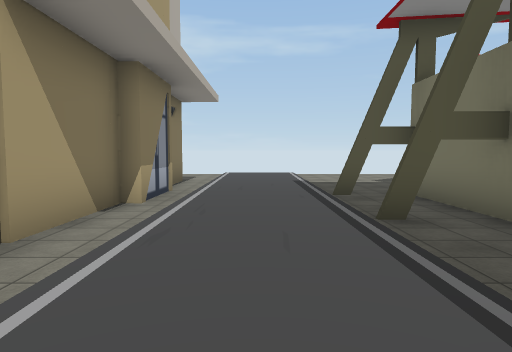
view 1 (above)

24 first-person views from a walk through a 3-D level made in the Unity game engine. The camera is 1.5 m above the floor, tilts 4° down and sees 75° across. The floor is counted in squares, 2 m on a side. Each view is taken from the middle of a square. On the plan, view 1 faces up. The plan holds only what a view shows up to about 11 squares ahead; the rest is blank. The place goes on beyond the plan. The player is left out. Some animated figures are left out. Some surface patterns are stand-ins.

view 2
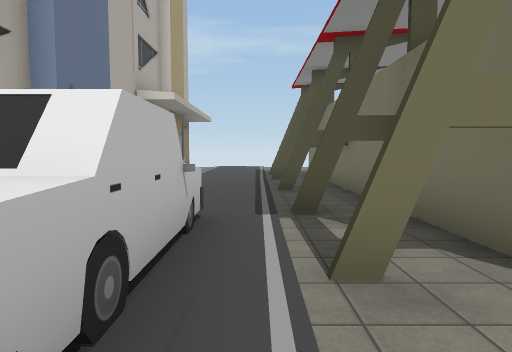

view 3
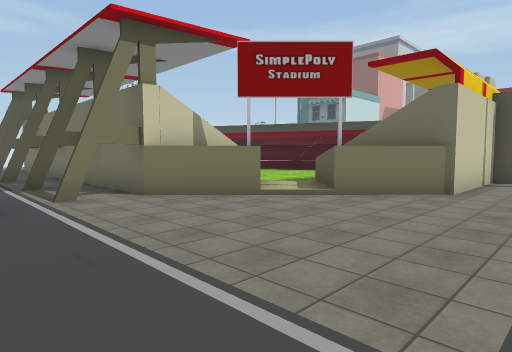

view 4
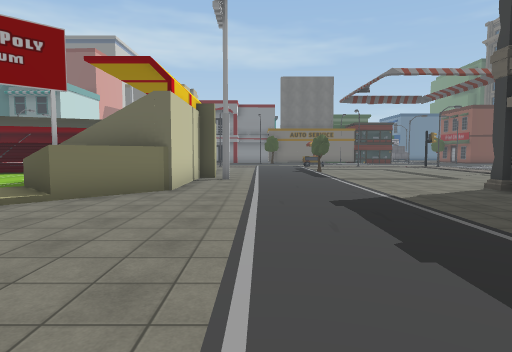

view 5
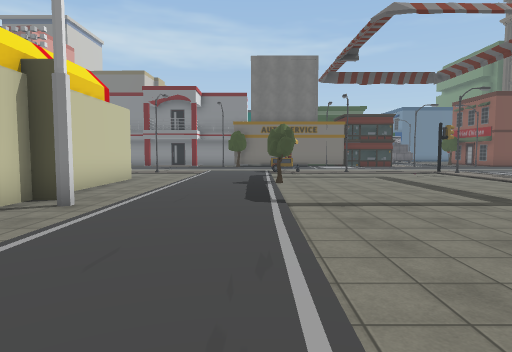

view 6
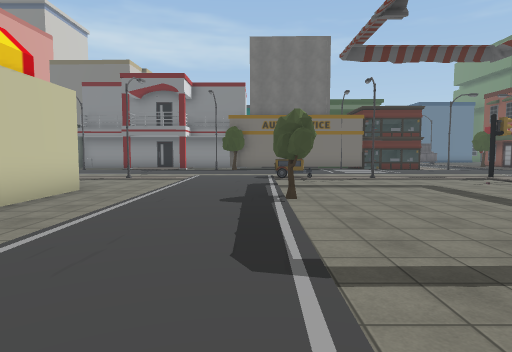

view 7
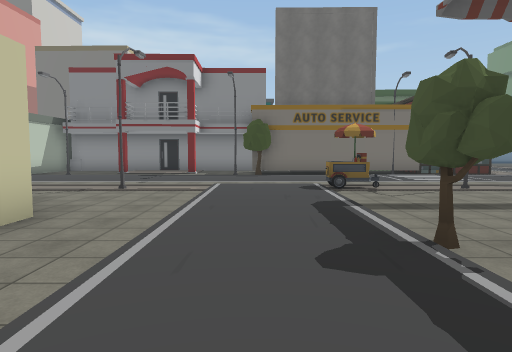

view 8
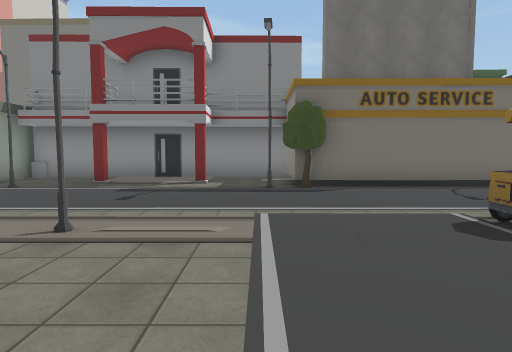

view 9
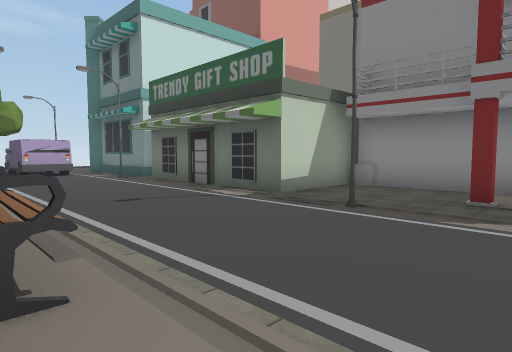

view 10
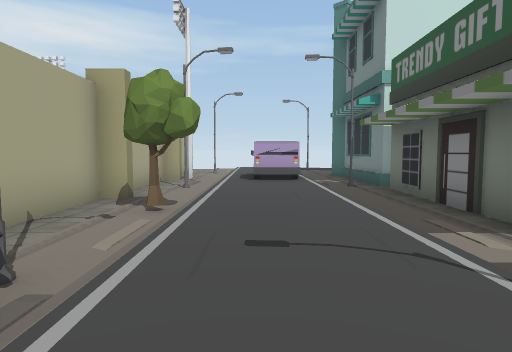

view 11
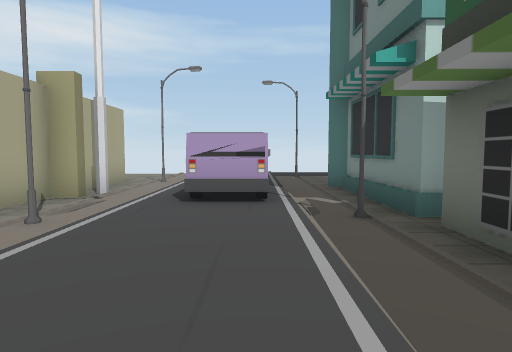

view 12
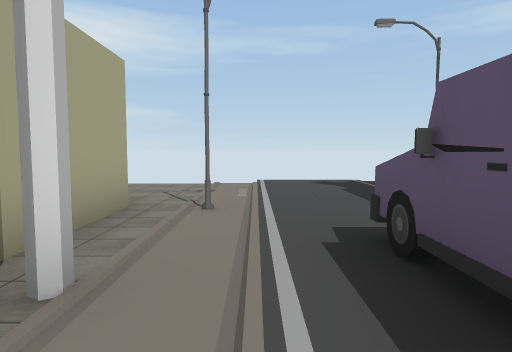

view 13
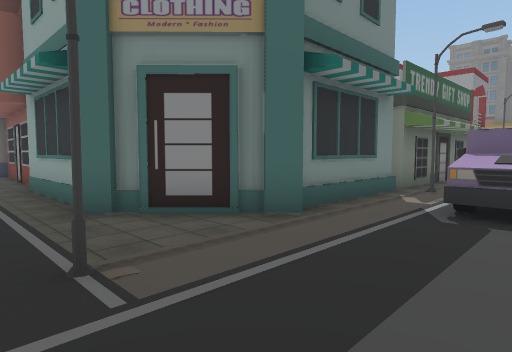

view 14
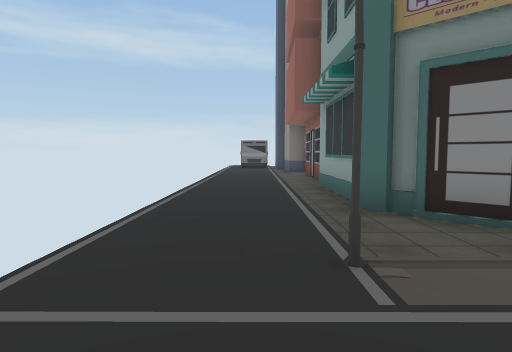

view 15
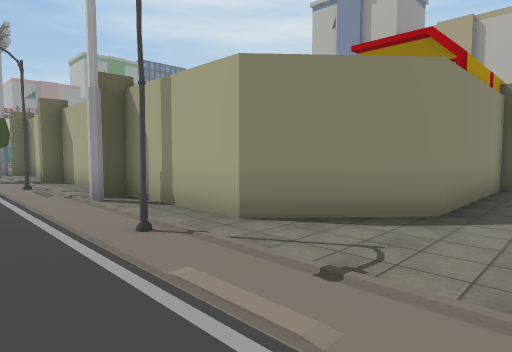

view 16
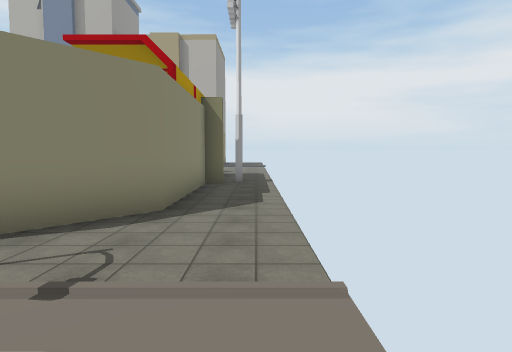

view 17
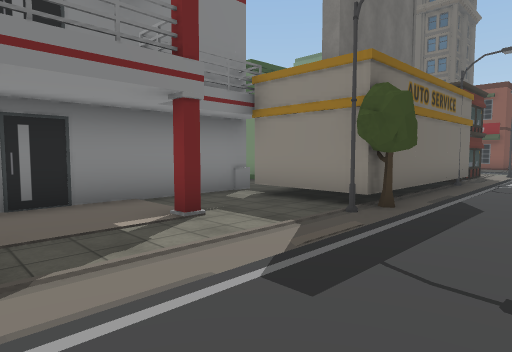

view 18
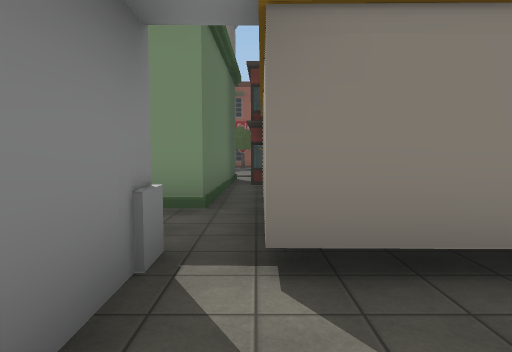

view 19
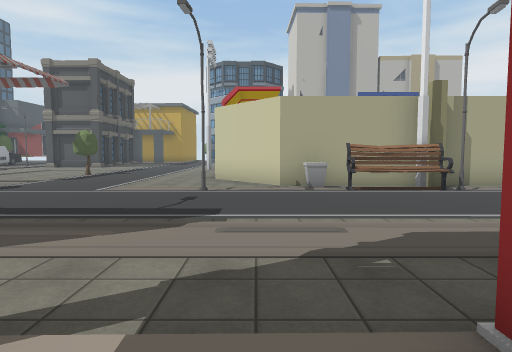

view 20
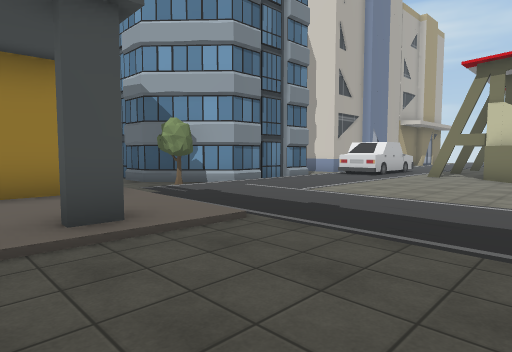

view 21
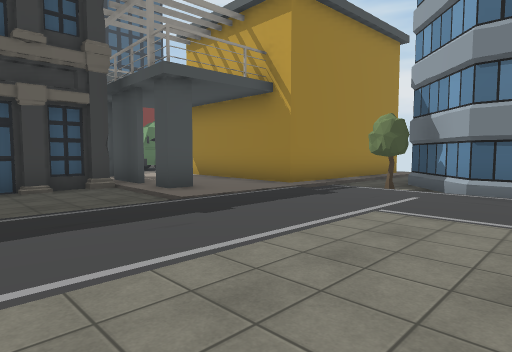

view 22
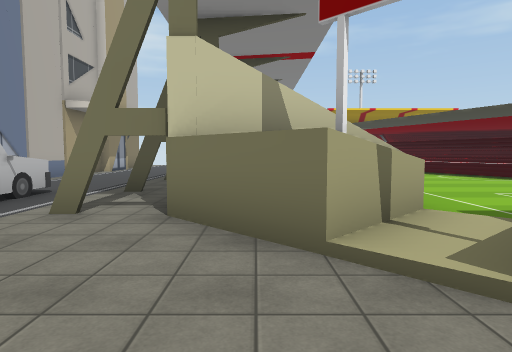

view 23
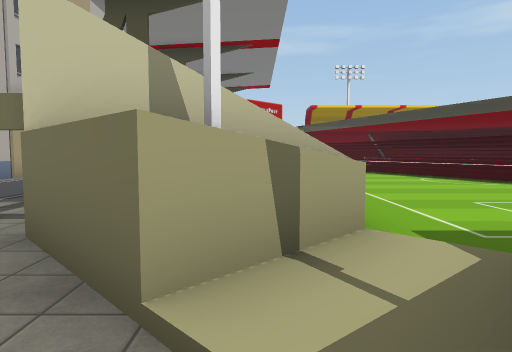

view 24
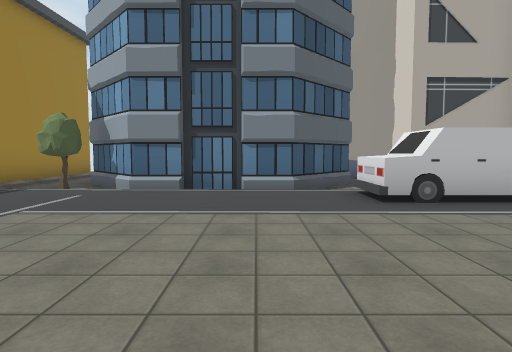

### Floor plan
Key: @ floor where view 1 was taken; # wall or solid block; x gap in a wall; . main floor; : floor 0.25 m higher than the main floor; / step, stairs or slope; ^ raised ledge; B building; T tree; E bench; O other object.
Columns run from 6 left of view 1 to 30 right of it. Each row starts with its distance up from view 1.
 12                ......................
 11     .......    ..#...................
 10     .......      ######../..#........
  9     B......           ##//.....BBBBBB
  8     B.....             #./....B
  7     B.....             #./...B
  6     B...##             #//OO.B
  5    B.....#             #./O .B
  4    B....##      ####   #./OO.BBB
  3    B.....#    .^^##    #//..#.
  2    B.....#    ..^##    #./...#
  1     B...##    ..^#     #./...#
  0     B.@..#   ....      #.T...#
 -1     B ...#   ....      #./...#
 -2     B O.##   ....      #./...####
 -3     B O..#  ^....      #E/......#
 -4 BBBBBOO.####^..        #E/......#
 -5    ##OO...#^#^         #E/......#
 -6     #....../^^        ##O/....#.#
 -7     #.......##       ##../......#
 -8     #........#########..#.......#
 -9     #...........#.............#.#
-10    ##...........................#
-11   ##T.......................TBBB#
-12 /////........................OOB.
-13 ######../...........T....O...O B.
-14      #..#....................O BB
-15      #..#.................::.O BB
-16      #  ###  #..........#.::.::BB
-17      #.x        ...........:.  #B

Where each view was taken, in squares from view 1:
view 1: 0 up, 0 right, facing up
view 2: 6 down, 1 right, facing up
view 3: 10 down, 0 right, facing up-right
view 4: 10 down, 0 right, facing right
view 5: 12 down, 5 right, facing right
view 6: 12 down, 8 right, facing right
view 7: 11 down, 11 right, facing right
view 8: 10 down, 15 right, facing right
view 9: 7 down, 18 right, facing up-right
view 10: 5 down, 20 right, facing up
view 11: 1 down, 21 right, facing up
view 12: 4 up, 19 right, facing up
view 13: 11 up, 20 right, facing down-right
view 14: 11 up, 20 right, facing right
view 15: 12 up, 20 right, facing down-left
view 16: 12 up, 20 right, facing left
view 17: 6 down, 20 right, facing down-right
view 18: 9 down, 25 right, facing down
view 19: 7 down, 25 right, facing left
view 20: 15 down, 5 right, facing up-left
view 21: 8 down, 5 right, facing down-left
view 22: 8 down, 4 right, facing up
view 23: 7 down, 5 right, facing up
view 24: 7 down, 5 right, facing left
